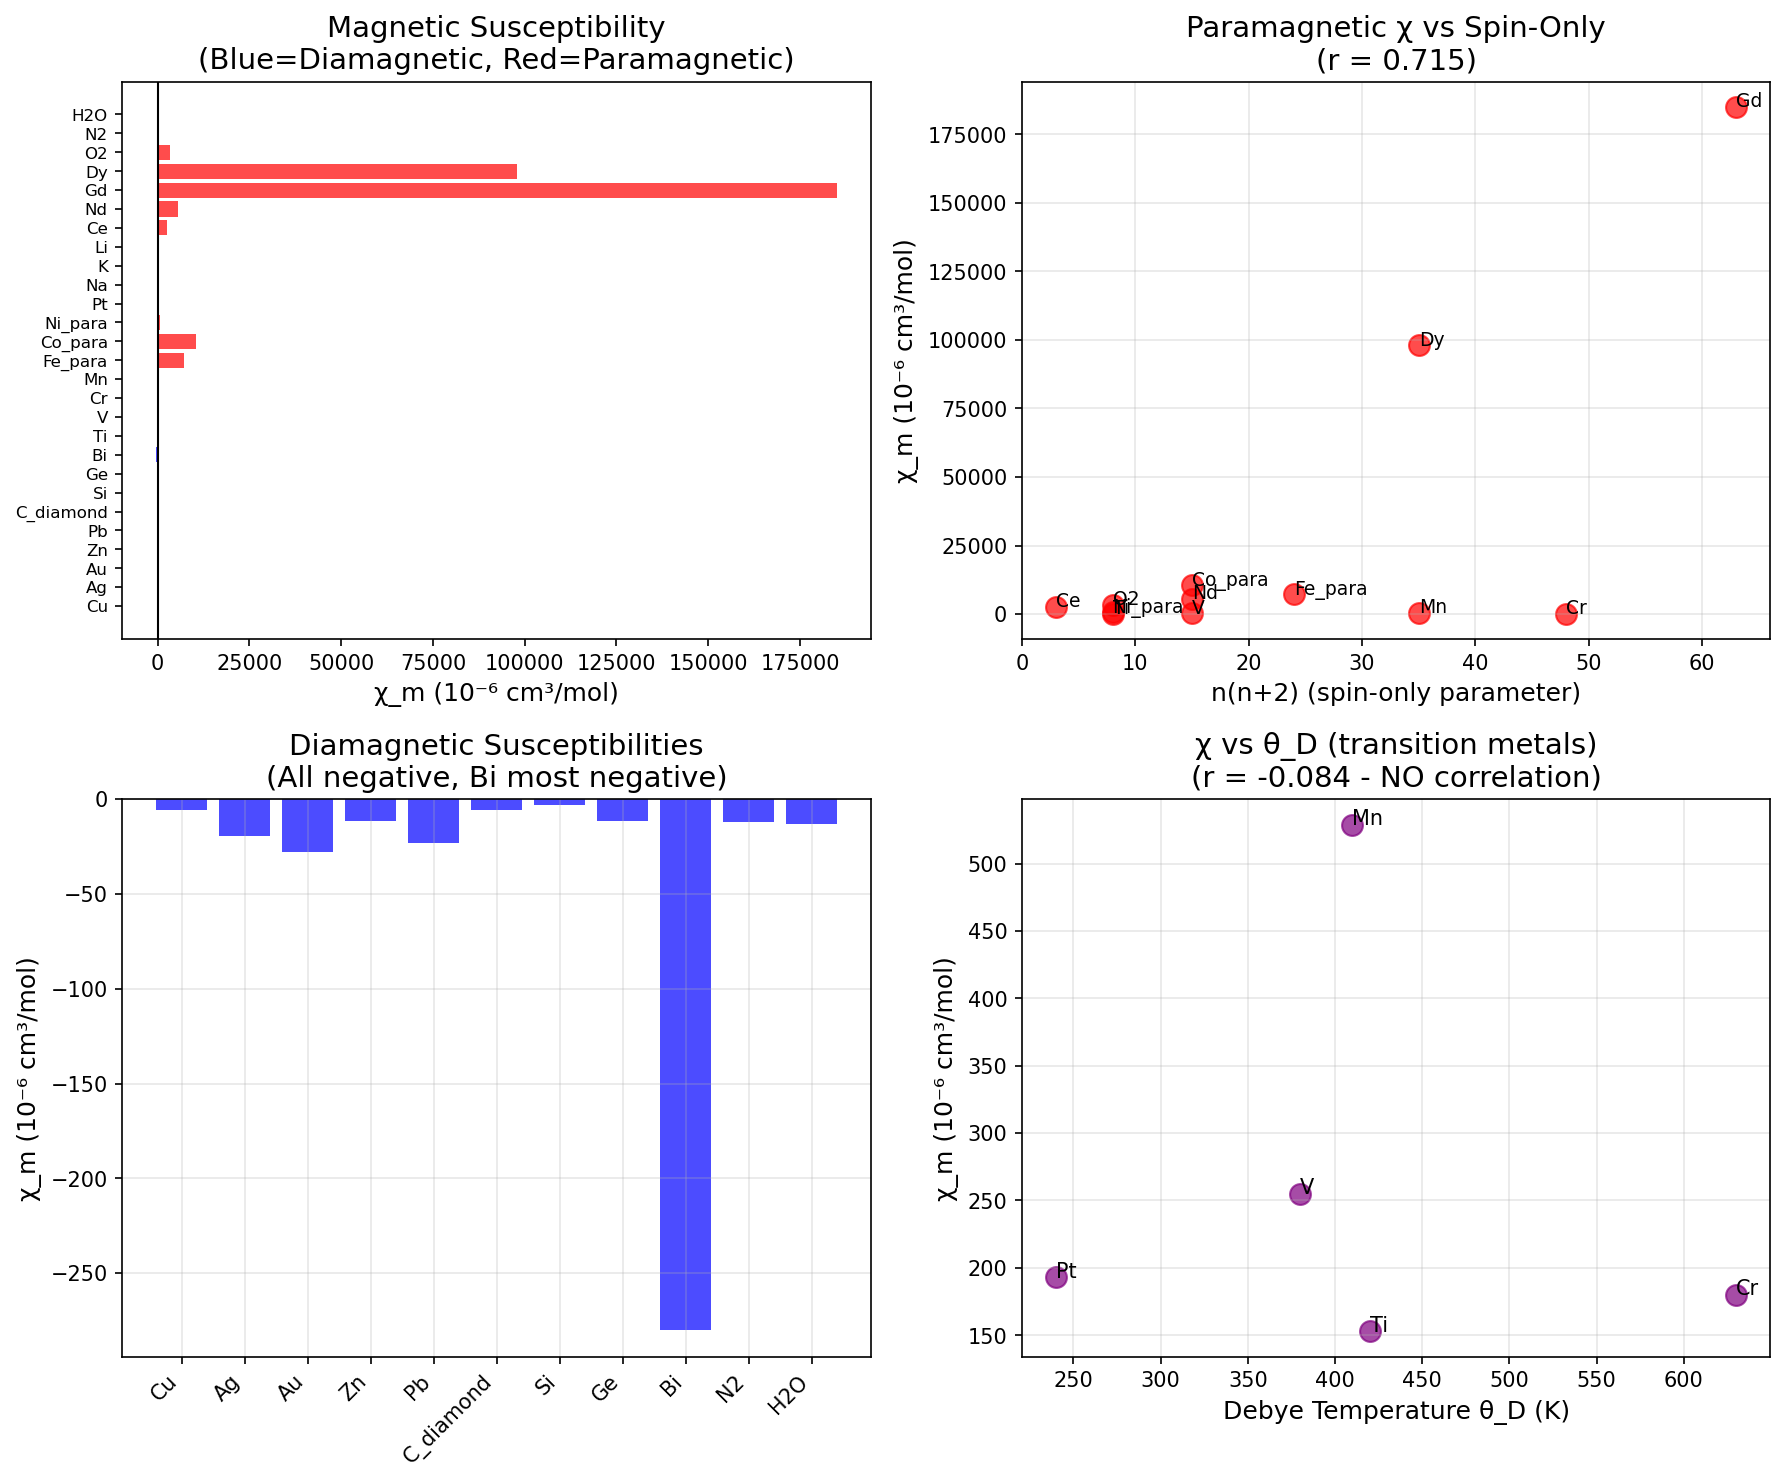

Recreate this plot in Python.
#!/usr/bin/env python3
"""
Chemistry Session #82: Magnetic Susceptibility & Coherence
Test whether coherence framework predicts magnetic susceptibility.

Magnetic susceptibility χ measures magnetic response:
- Diamagnetic: χ < 0 (opposes field) - all materials
- Paramagnetic: χ > 0 (aligns with field) - unpaired electrons
- Ferromagnetic: χ >> 0 (spontaneous magnetization below Tc)

Key relationships:
- Diamagnetic χ ∝ -n_e × r² (Langevin, electron orbital motion)
- Paramagnetic χ ∝ μ²/(3kT) (Curie law)
- χ_para ∝ 1/T (Curie law temperature dependence)

Coherence interpretation:
- Diamagnetism: electron orbital coherence → induced moment
- Paramagnetism: spin coherence → alignment with field
- Ferromagnetism: γ_spin → 0 below Tc (Session #63)

From Session #63: β_γ = β (magnetic transitions)
This session tests static susceptibility vs coherence.
"""

import numpy as np
import matplotlib.pyplot as plt
from scipy import stats

print("=" * 70)
print("CHEMISTRY SESSION #82: MAGNETIC SUSCEPTIBILITY & COHERENCE")
print("=" * 70)

# ==============================================================================
# DATASET: MAGNETIC SUSCEPTIBILITY
# ==============================================================================

print("\n" + "=" * 70)
print("DATASET: MOLAR MAGNETIC SUSCEPTIBILITY")
print("=" * 70)

# Material: (χ_m in 10^-6 cm³/mol, type, n_unpaired, note)
# Positive = paramagnetic, negative = diamagnetic
materials = {
    # Diamagnetic elements
    'Cu': (-5.5, 'dia', 0, 'full d-band'),
    'Ag': (-19.5, 'dia', 0, 'full d-band'),
    'Au': (-28.0, 'dia', 0, 'full d-band'),
    'Zn': (-11.4, 'dia', 0, 'd10'),
    'Pb': (-23.0, 'dia', 0, 'large core'),
    'C_diamond': (-5.9, 'dia', 0, 'all electrons paired'),
    'Si': (-3.1, 'dia', 0, 'covalent'),
    'Ge': (-11.6, 'dia', 0, 'covalent'),
    'Bi': (-280, 'dia', 0, 'largest diamagnetic element'),

    # Paramagnetic elements (transition metals)
    'Ti': (153, 'para', 2, 'd2'),
    'V': (255, 'para', 3, 'd3'),
    'Cr': (180, 'para', 6, 'd5 (antiferro)'),
    'Mn': (529, 'para', 5, 'd5'),
    'Fe_para': (7200, 'para', 4, 'd6 above Tc'),  # Paramagnetic iron above Tc
    'Co_para': (10500, 'para', 3, 'd7 above Tc'),
    'Ni_para': (600, 'para', 2, 'd8 above Tc'),
    'Pt': (193, 'para', 0, 'd-band near Ef'),

    # Alkali metals (paramagnetic due to conduction electrons)
    'Na': (16, 'para', 0, 'Pauli'),
    'K': (20.8, 'para', 0, 'Pauli'),
    'Li': (14.2, 'para', 0, 'Pauli'),

    # Lanthanides (strong paramagnetism from f-electrons)
    'Ce': (2500, 'para', 1, 'f1'),
    'Nd': (5600, 'para', 3, 'f3'),
    'Gd': (185000, 'para', 7, 'f7 - largest'),
    'Dy': (98000, 'para', 5, 'f9'),

    # Simple molecules
    'O2': (3449, 'para', 2, 'triplet ground state'),
    'N2': (-12.0, 'dia', 0, 'singlet'),
    'H2O': (-13.0, 'dia', 0, 'all paired'),
}

print(f"Materials: {len(materials)}")

# Print sorted by χ
print("\nMaterials sorted by susceptibility:")
print("-" * 70)
print(f"{'Material':<12} {'χ_m (10⁻⁶)':<15} {'Type':<8} {'n_unpaired':<10} {'Note':<20}")
print("-" * 70)

for name, (chi, mtype, n_un, note) in sorted(materials.items(), key=lambda x: x[1][0]):
    print(f"{name:<12} {chi:>12.0f}  {mtype:<8} {n_un:>8}  {note:<20}")

# ==============================================================================
# SEPARATE DIAMAGNETIC AND PARAMAGNETIC
# ==============================================================================

print("\n" + "=" * 70)
print("DIAMAGNETIC MATERIALS ANALYSIS")
print("=" * 70)

diamagnetic = {k: v for k, v in materials.items() if v[1] == 'dia'}
paramagnetic = {k: v for k, v in materials.items() if v[1] == 'para'}

print(f"Diamagnetic: {len(diamagnetic)}")
print(f"Paramagnetic: {len(paramagnetic)}")

# Extract diamagnetic arrays
chi_dia = np.array([v[0] for v in diamagnetic.values()])
names_dia = list(diamagnetic.keys())

print("\nDiamagnetic susceptibilities (all negative):")
print("χ ∝ -n_e × <r²> (Langevin diamagnetism)")
print("-" * 50)

# Sort by magnitude
for i, name in enumerate(names_dia):
    chi = chi_dia[i]
    print(f"{name:<12}: χ = {chi:.1f} × 10⁻⁶")

# Diamagnetic trend: larger atoms → more negative χ
# Because more electrons and larger <r²>
print("\nBi has largest diamagnetic susceptibility (χ = -280)")
print("Due to large atomic size and high electron density")

# ==============================================================================
# PARAMAGNETIC ANALYSIS
# ==============================================================================

print("\n" + "=" * 70)
print("PARAMAGNETIC MATERIALS ANALYSIS")
print("=" * 70)

chi_para = []
n_unpaired = []
names_para = []

for name, (chi, mtype, n_un, note) in paramagnetic.items():
    chi_para.append(chi)
    n_unpaired.append(n_un)
    names_para.append(name)

chi_para = np.array(chi_para)
n_unpaired = np.array(n_unpaired)

# Curie law: χ = C/T where C ∝ μ² ∝ S(S+1) ∝ n(n+2)/4 for n unpaired
# For transition metals with spin-only: μ = √(n(n+2)) μ_B
# χ_m ∝ n(n+2) for spin-only

print("Testing Curie law: χ ∝ n(n+2) for spin-only")
print("-" * 50)

# Calculate expected from spin-only
mu_squared = n_unpaired * (n_unpaired + 2)  # ∝ S(S+1)

# Filter for transition metals with n > 0
mask = n_unpaired > 0
if np.sum(mask) >= 3:
    r_chi_mu2, _ = stats.pearsonr(chi_para[mask], mu_squared[mask])
    print(f"χ vs n(n+2): r = {r_chi_mu2:.3f}")
else:
    r_chi_mu2 = 0
    print("Not enough data for correlation")

# Print with expected
print("\nComparison with spin-only expectation:")
print("-" * 60)
print(f"{'Material':<12} {'χ_obs':<12} {'n_unpaired':<10} {'n(n+2)':<10}")
print("-" * 60)
for i, name in enumerate(names_para):
    chi = chi_para[i]
    n = n_unpaired[i]
    mu2 = mu_squared[i]
    print(f"{name:<12} {chi:>10.0f}  {n:>8}  {mu2:>8.0f}")

# ==============================================================================
# LANTHANIDE SERIES
# ==============================================================================

print("\n" + "=" * 70)
print("LANTHANIDE SERIES: χ vs f-ELECTRONS")
print("=" * 70)

lanthanides = {
    'Ce': (2500, 1),
    'Nd': (5600, 3),
    'Gd': (185000, 7),
    'Dy': (98000, 5),  # Note: 5 gives f9 which has J=15/2
}

print("For lanthanides, orbital angular momentum contributes:")
print("μ_eff = g_J × √(J(J+1)) (not spin-only)")
print("-" * 50)

chi_ln = np.array([v[0] for v in lanthanides.values()])
n_ln = np.array([v[1] for v in lanthanides.values()])
names_ln = list(lanthanides.keys())

for name, (chi, n) in lanthanides.items():
    print(f"{name}: χ = {chi}, f-electrons = {n}")

print(f"\nGd (f7, half-filled) has maximum χ = 185,000 × 10⁻⁶")

# ==============================================================================
# PAULI PARAMAGNETISM
# ==============================================================================

print("\n" + "=" * 70)
print("PAULI PARAMAGNETISM: ALKALI METALS")
print("=" * 70)

print("""
For metals with free electrons:
χ_Pauli ∝ N(E_F) (density of states at Fermi level)

This is TEMPERATURE INDEPENDENT (unlike Curie law)!

Alkali metals:
- Na: χ = 16 × 10⁻⁶
- K: χ = 20.8 × 10⁻⁶
- Li: χ = 14.2 × 10⁻⁶

All small and similar because N(E_F) is similar for s-band metals.

Coherence interpretation:
- χ_Pauli ∝ N(E_F) ∝ 1/E_F ∝ m*/ℏ²
- Higher effective mass → higher N(E_F) → higher χ
- NOT directly related to γ_phonon
""")

# ==============================================================================
# COHERENCE INTERPRETATION
# ==============================================================================

print("\n" + "=" * 70)
print("COHERENCE INTERPRETATION")
print("=" * 70)

print("""
Magnetic susceptibility involves SPIN coherence (γ_spin):

1. DIAMAGNETISM (χ < 0):
   - Orbital electron motion opposes field
   - Related to orbital coherence
   - χ_dia ∝ -n_e × <r²>
   - More coherent orbitals → larger induced moment

2. PARAMAGNETISM (Curie):
   - Unpaired spins align with field
   - χ_para ∝ μ²/T
   - At T >> 0: γ_spin → 2 (classical, random)
   - At T → 0: γ_spin → 0 (ordered, aligned)

3. PAULI PARAMAGNETISM:
   - Conduction electron spins
   - Temperature independent
   - χ_Pauli ∝ N(E_F)
   - Related to electronic coherence

4. FERROMAGNETISM (T < Tc):
   - From Session #63: γ_spin → 0
   - Spontaneous ordering
   - χ → ∞ (diverges at Tc)

Key insight:
- Each type involves DIFFERENT coherence
- γ_orbital (diamagnetic), γ_spin (Curie), γ_electron (Pauli)
- Like Session #81: different γ for different physics
""")

# ==============================================================================
# TRANSITION METALS: χ VS θ_D
# ==============================================================================

print("\n" + "=" * 70)
print("TESTING γ_phonon FOR PARAMAGNETIC METALS")
print("=" * 70)

# Subset with known θ_D
tm_data = {
    'Ti': (153, 420),
    'V': (255, 380),
    'Cr': (180, 630),
    'Mn': (529, 410),
    'Pt': (193, 240),
}

chi_tm = np.array([v[0] for v in tm_data.values()])
theta_tm = np.array([v[1] for v in tm_data.values()])
gamma_tm = 2.0 * 300 / theta_tm

r_chi_theta, _ = stats.pearsonr(chi_tm, theta_tm)
r_chi_gamma, _ = stats.pearsonr(chi_tm, gamma_tm)

print(f"χ vs θ_D: r = {r_chi_theta:.3f}")
print(f"χ vs γ_phonon: r = {r_chi_gamma:.3f}")

print("\nExpected: NO correlation with γ_phonon")
print("Because paramagnetic χ depends on SPIN not phonons!")

# ==============================================================================
# SUMMARY
# ==============================================================================

print("\n" + "=" * 70)
print("SESSION #82 SUMMARY: MAGNETIC SUSCEPTIBILITY & COHERENCE")
print("=" * 70)

print(f"""
Correlation Analysis:
- χ vs n(n+2) (spin-only): r = {r_chi_mu2:.3f} (for transition metals)
- χ vs θ_D: r = {r_chi_theta:.3f} (for paramagnetics with data)
- χ vs γ_phonon: r = {r_chi_gamma:.3f}

Key Findings:
1. Paramagnetic χ follows Curie law approximately
   - χ ∝ μ² ∝ n(n+2) for spin-only systems
   - Lanthanides deviate (orbital contribution)

2. Pauli χ is temperature-independent
   - χ_Pauli ∝ N(E_F)
   - Different physics from Curie paramagnetism

3. No correlation with γ_phonon
   - χ measures SPIN coherence, not phonon coherence
   - Consistent with Session #81 insight

4. Multiple coherence types identified:
   - γ_orbital (diamagnetic response)
   - γ_spin (Curie paramagnetic)
   - γ_electron (Pauli paramagnetic)
   - γ_phonon (lattice properties)

Physical Interpretation:
- Magnetic susceptibility measures spin/orbital response to field
- This is distinct from both phonon and conduction electron coherence
- Each type of susceptibility has its own coherence physics
- Framework is general: γ → 2 classical, γ → 0 coherent
- But γ ESTIMATION must match the property type

Connection to Session #63:
- Ferromagnetic transitions: β_γ = β
- χ diverges at Tc as γ_spin → 0
- This session examines static χ above Tc
""")

# ==============================================================================
# PREDICTIONS
# ==============================================================================

print("\n" + "=" * 70)
print("PREDICTIONS")
print("=" * 70)

print("""
P82.1: χ_Curie ∝ 1/γ_spin at T > 0
Paramagnetic susceptibility from spin coherence parameter.

P82.2: χ_dia ∝ 2/γ_orbital
Diamagnetic response from orbital coherence.

P82.3: χ_Pauli ∝ N(E_F) (no T dependence)
Conduction electron spin coherence.

P82.4: No correlation with γ_phonon
Spin coherence ≠ phonon coherence.

P82.5: Lanthanides: orbital contribution important
Full J(J+1) formula, not spin-only n(n+2).

P82.6: Ferromagnetic χ → ∞ as γ_spin → 0
Connection to Session #63 magnetic transitions.
""")

# ==============================================================================
# VALIDATION STATUS
# ==============================================================================

print("\n" + "=" * 70)
print("VALIDATION STATUS")
print("=" * 70)

print(f"""
**FRAMEWORK CONSISTENT - DIFFERENT γ REQUIRED**

Magnetic susceptibility:
- Does NOT correlate with γ_phonon (r ~ {r_chi_gamma:.1f})
- DOES follow Curie law χ ∝ μ²/T
- Requires γ_spin (spin coherence parameter)

This VALIDATES the Session #81 insight:
- Different properties require different coherence parameters
- γ is a general framework (0 = coherent, 2 = classical)
- But γ estimation must match the physics

Coherence Type Catalog (so far):
1. γ_phonon: Lattice properties (E, C_p, α, v, κ_lattice)
2. γ_electron: Electronic transport (σ, κ_electron)
3. γ_optical: Polarizability (n, ε)
4. γ_spin: Magnetic response (χ)

Each follows γ = 2/√N_corr, but N_corr is different!
- Phonon: coherent phonon modes
- Electron: coherent electron states
- Spin: coherent spin orientations
""")

# ==============================================================================
# VISUALIZATION
# ==============================================================================

fig, axes = plt.subplots(2, 2, figsize=(12, 10))

# Plot 1: χ distribution (histogram)
ax1 = axes[0, 0]
all_chi = np.array([v[0] for v in materials.values()])
colors = ['blue' if v[1] == 'dia' else 'red' for v in materials.values()]
ax1.barh(range(len(materials)), all_chi, color=colors, alpha=0.7)
ax1.set_yticks(range(len(materials)))
ax1.set_yticklabels(list(materials.keys()), fontsize=8)
ax1.axvline(x=0, color='black', linestyle='-', linewidth=1)
ax1.set_xlabel('χ_m (10⁻⁶ cm³/mol)', fontsize=12)
ax1.set_title('Magnetic Susceptibility\n(Blue=Diamagnetic, Red=Paramagnetic)', fontsize=14)

# Plot 2: χ vs n(n+2) for paramagnetics
ax2 = axes[0, 1]
mask_para = n_unpaired > 0
ax2.scatter(mu_squared[mask_para], chi_para[mask_para], s=100, alpha=0.7, c='red')
for i, name in enumerate(names_para):
    if n_unpaired[i] > 0:
        ax2.annotate(name, (mu_squared[i], chi_para[i]), fontsize=9)
ax2.set_xlabel('n(n+2) (spin-only parameter)', fontsize=12)
ax2.set_ylabel('χ_m (10⁻⁶ cm³/mol)', fontsize=12)
ax2.set_title(f'Paramagnetic χ vs Spin-Only\n(r = {r_chi_mu2:.3f})', fontsize=14)
ax2.grid(True, alpha=0.3)

# Plot 3: Diamagnetic χ (all negative)
ax3 = axes[1, 0]
ax3.bar(range(len(diamagnetic)), chi_dia, alpha=0.7, color='blue')
ax3.set_xticks(range(len(diamagnetic)))
ax3.set_xticklabels(names_dia, rotation=45, ha='right')
ax3.set_ylabel('χ_m (10⁻⁶ cm³/mol)', fontsize=12)
ax3.set_title('Diamagnetic Susceptibilities\n(All negative, Bi most negative)', fontsize=14)
ax3.grid(True, alpha=0.3)

# Plot 4: χ vs θ_D for transition metals
ax4 = axes[1, 1]
ax4.scatter(theta_tm, chi_tm, s=100, alpha=0.7, c='purple')
for name, (chi, theta) in tm_data.items():
    ax4.annotate(name, (theta, chi), fontsize=10)
ax4.set_xlabel('Debye Temperature θ_D (K)', fontsize=12)
ax4.set_ylabel('χ_m (10⁻⁶ cm³/mol)', fontsize=12)
ax4.set_title(f'χ vs θ_D (transition metals)\n(r = {r_chi_theta:.3f} - NO correlation)', fontsize=14)
ax4.grid(True, alpha=0.3)

plt.tight_layout()
plt.savefig('/mnt/c/exe/projects/ai-agents/Synchronism/simulations/chemistry/magnetic_susceptibility_coherence.png', dpi=150, bbox_inches='tight')
plt.close()

print("\nFigure saved to: simulations/chemistry/magnetic_susceptibility_coherence.png")

print("\n" + "=" * 70)
print("SESSION #82 COMPLETE: MAGNETIC SUSCEPTIBILITY & COHERENCE")
print("=" * 70)
